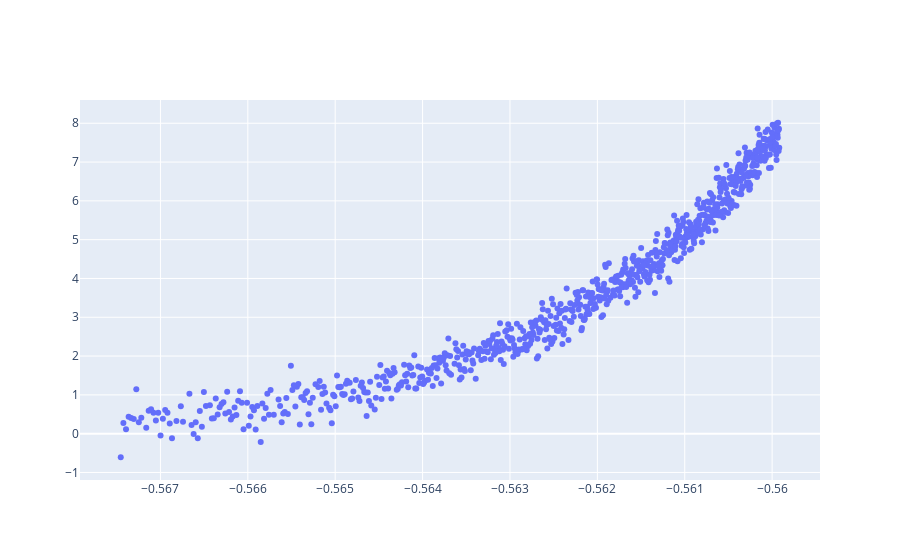

The cell this chart's notebook holds for it:
### Code cell
px.scatter

fig = go.Figure()
# fig.add_trace(go.Scatter(x = data[:, 0],
#                          y = data[:, 1], 
#                          mode='markers'))

fig.add_trace(go.Scatter(x = data[:, 0],
                         y = target, 
                         mode='markers'))

# fig.add_trace(go.Scatter(x = data[:, 0],
#                          y = target, 
#                          mode='markers'))

# fig.add_trace(go.Scatter(x = data[:, 0], 
#                          y = np.exp(data[:, 0]) - 0.2, 
#                          mode='markers'))

# fig.add_trace(go.Scatter(x = data[:, 0], 
#                          y = (data[:, 0]**2 ) + 2.6,
#                          mode='markers'))

fig.show()

### Figure 1 — Plotly figure (JSON) as saved in the notebook; plotly's stock layout.template omitted (floating-point values rounded to 4 significant figures; data arrays with more than 128 entries replaced by an {"elided": "..."} marker saying what was removed)
{"data": [{"mode": "markers", "type": "scatter", "x": {"elided": "800 float values"}, "y": {"elided": "800 float values"}}], "layout": {}}
